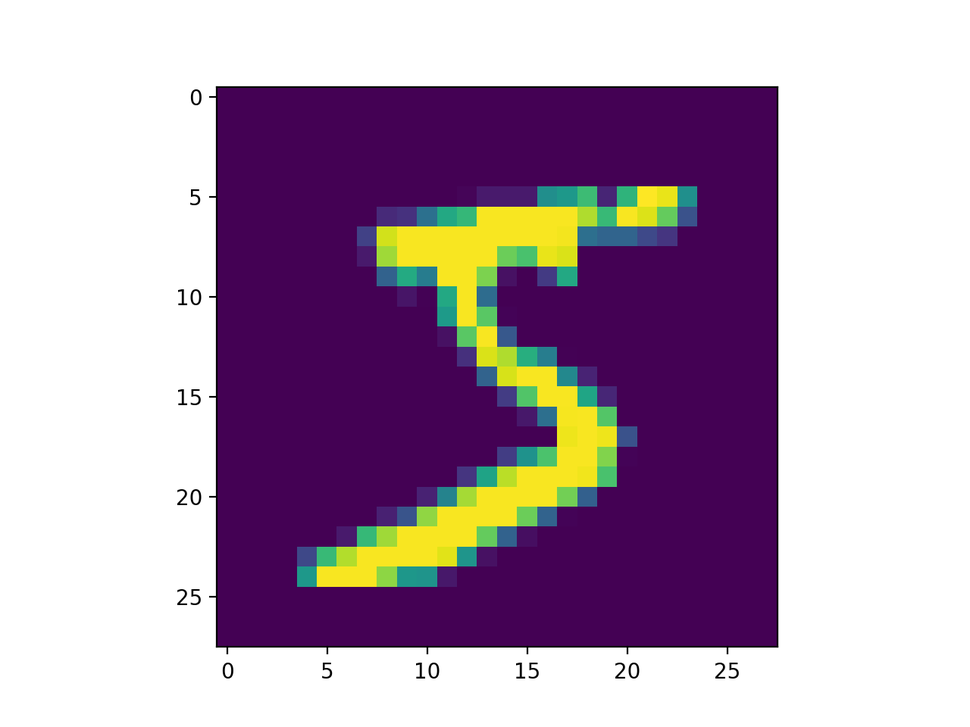
#> input picture JupyterNotebookBase/pytorch/手把手用keras分类mnist数据集/1.png, 970 x 727 px, shrunk from 1280 x 960 before the run, found by its file name
$ python cv2_test.py
#> lines starting #> are read from the running program, lines starting #| are printed output that depends on the picture
# -*- coding:utf-8 -*-
import cv2

image = cv2.imread("./image/1.png", 0)
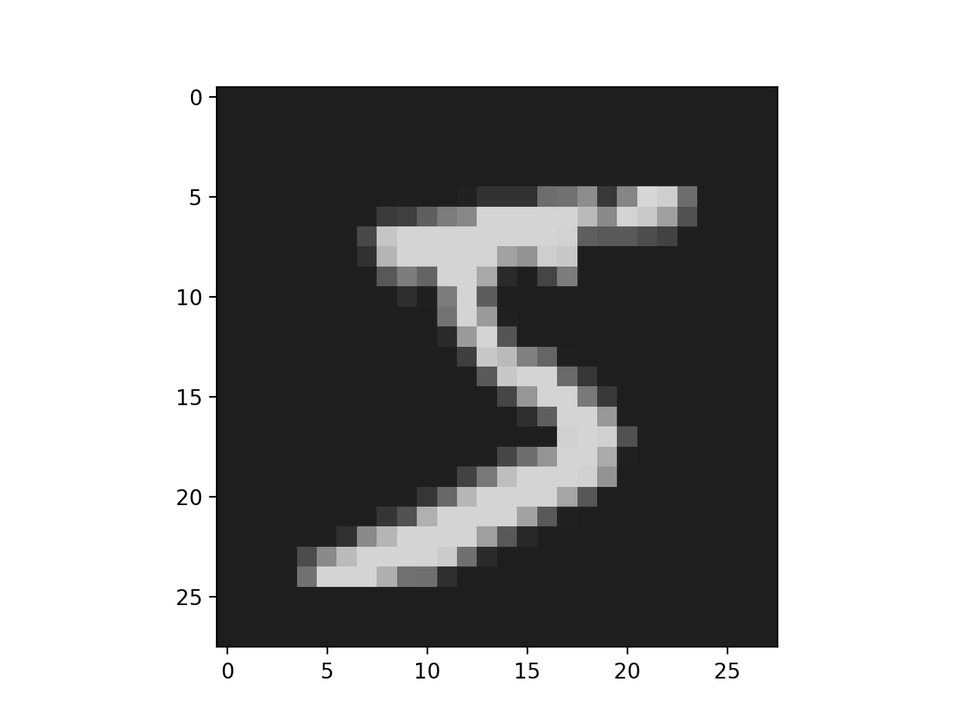
#> image: shape (727, 970); min 0, max 255, mean 164.6
print(image.shape)
#| (727, 970)

print(type(image))
#| <class 'numpy.ndarray'>
